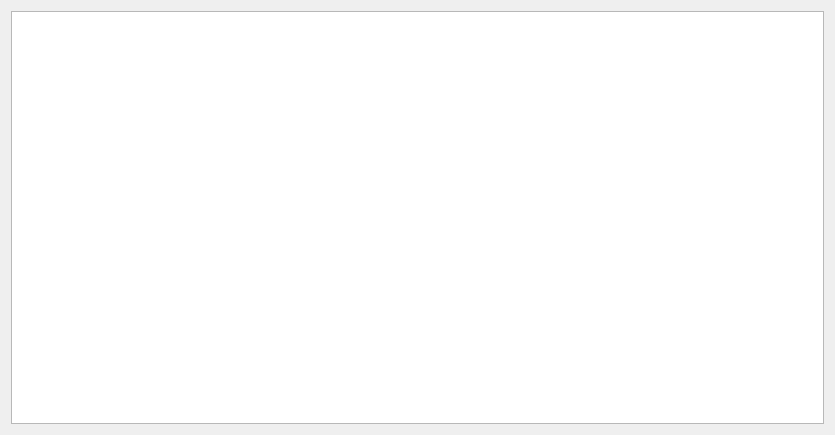
<?xml version="1.0" encoding="UTF-8"?>
<ui version="4.0">
 <class>screendialog</class>
 <widget class="QDialog" name="screendialog">
  <property name="geometry">
   <rect>
    <x>0</x>
    <y>0</y>
    <width>835</width>
    <height>435</height>
   </rect>
  </property>
  <property name="minimumSize">
   <size>
    <width>835</width>
    <height>435</height>
   </size>
  </property>
  <property name="windowTitle">
   <string>Screen</string>
  </property>
  <property name="windowIcon">
   <iconset resource="icon.qrc">
    <normaloff>:/icon/icon/display.png</normaloff>:/icon/icon/display.png</iconset>
  </property>
  <layout class="QGridLayout" name="gridLayout">
   <item row="0" column="0">
    <widget class="QTextBrowser" name="screenTextBrowser">
     <property name="font">
      <font>
       <family>Lucida Console</family>
       <pointsize>12</pointsize>
      </font>
     </property>
     <property name="autoFillBackground">
      <bool>false</bool>
     </property>
     <property name="verticalScrollBarPolicy">
      <enum>Qt::ScrollBarAlwaysOff</enum>
     </property>
     <property name="horizontalScrollBarPolicy">
      <enum>Qt::ScrollBarAlwaysOff</enum>
     </property>
    </widget>
   </item>
  </layout>
 </widget>
 <resources>
  <include location="icon.qrc"/>
 </resources>
 <connections/>
</ui>
